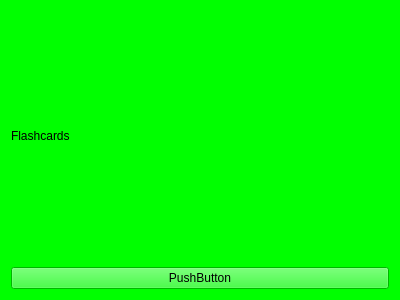
<?xml version="1.0" encoding="UTF-8"?>
<ui version="4.0">
 <class>Flashcards</class>
 <widget class="QWidget" name="Flashcards">
  <property name="geometry">
   <rect>
    <x>0</x>
    <y>0</y>
    <width>400</width>
    <height>300</height>
   </rect>
  </property>
  <property name="sizePolicy">
   <sizepolicy hsizetype="Minimum" vsizetype="Minimum">
    <horstretch>0</horstretch>
    <verstretch>0</verstretch>
   </sizepolicy>
  </property>
  <property name="windowTitle">
   <string>Form</string>
  </property>
  <property name="styleSheet">
   <string notr="true">background: rgb(232, 116, 255)rgb(0, 255, 0)</string>
  </property>
  <layout class="QVBoxLayout" name="verticalLayout_2">
   <item>
    <layout class="QVBoxLayout" name="verticalLayout">
     <item>
      <widget class="QLabel" name="label">
       <property name="text">
        <string>Flashcards</string>
       </property>
      </widget>
     </item>
     <item>
      <widget class="QPushButton" name="pushButton">
       <property name="text">
        <string>PushButton</string>
       </property>
      </widget>
     </item>
    </layout>
   </item>
  </layout>
 </widget>
 <resources/>
 <connections/>
</ui>
